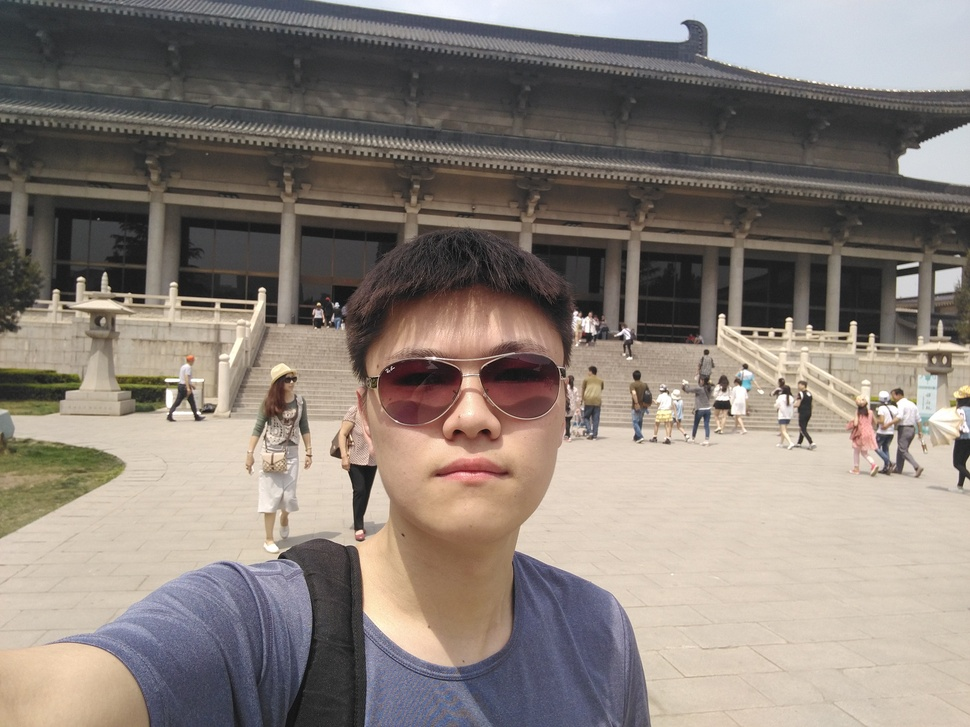
#> input picture pic2.jpg, 970 x 727 px, shrunk from 3264 x 2448 before the run
$ python l2.py
#> lines starting #> are read from the running program, lines starting #| are printed output that depends on the picture
#!/usr/bin/env python
# coding=utf-8

# Programming computer vision with python 笔记第二篇
# https://segmentfault.com/a/1190000003946953
# 直方图均衡化(histogram equalization)

import numpy as np
from PIL import Image
import matplotlib.pyplot as plt

def histeq(im,nbr_bins = 256):
    imhist,bins = np.histogram(im.flatten(),nbr_bins,density = True ) #对每个元素求概率密度
    cdf = imhist.cumsum() #对概率密度求累积和
    cdf = 255 * cdf / cdf[-1] #累积和变换到0-255区间
    im2 = np.interp(im.flatten(),bins[:-1],cdf) #线性插值
    return im2.reshape(im.shape),cdf #还原图像维度

im = np.array(Image.open('pic2.jpg').convert('L'))
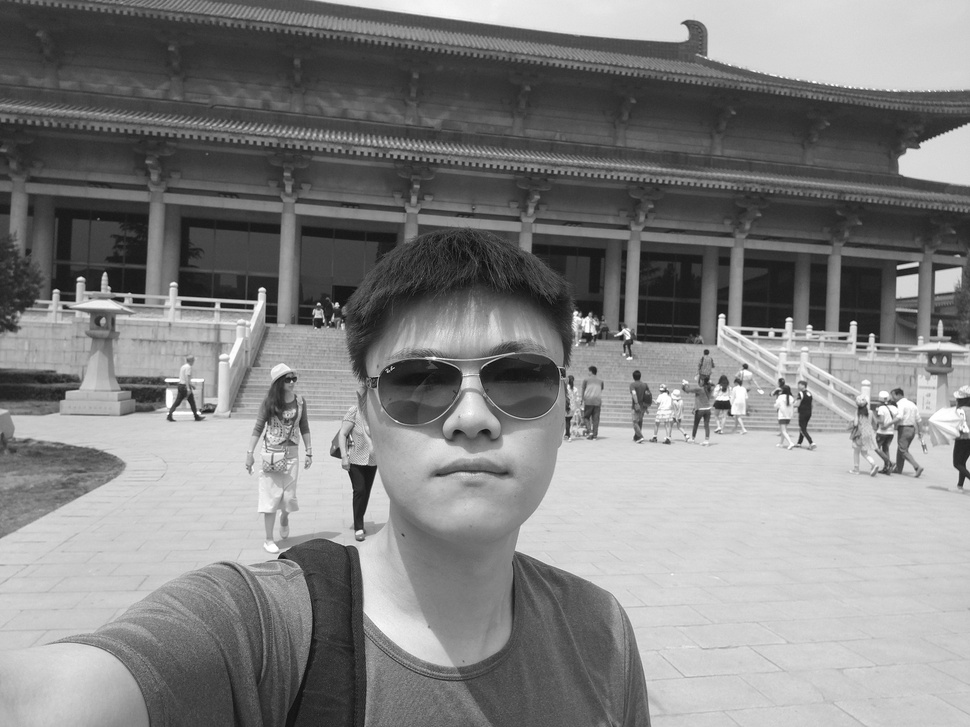
#> im: shape (727, 970); min 11, max 255, mean 130.4
im2,cdf = histeq(im)
#> in histeq, `imhist,bins = np.histogram(im.flatten(),nbr_bins,density = True )`: imhist = 256 values, max 0.0204 at index 211, min 0 at index 21, mean 0.0041; bins = 257 values from 11 to 255
#> in histeq, `cdf = imhist.cumsum()`: cdf = 256 values from 2.98e-06 to 1.05
#> in histeq, `cdf = 255 * cdf / cdf[-1]`: cdf = 256 values from 0.000723 to 255
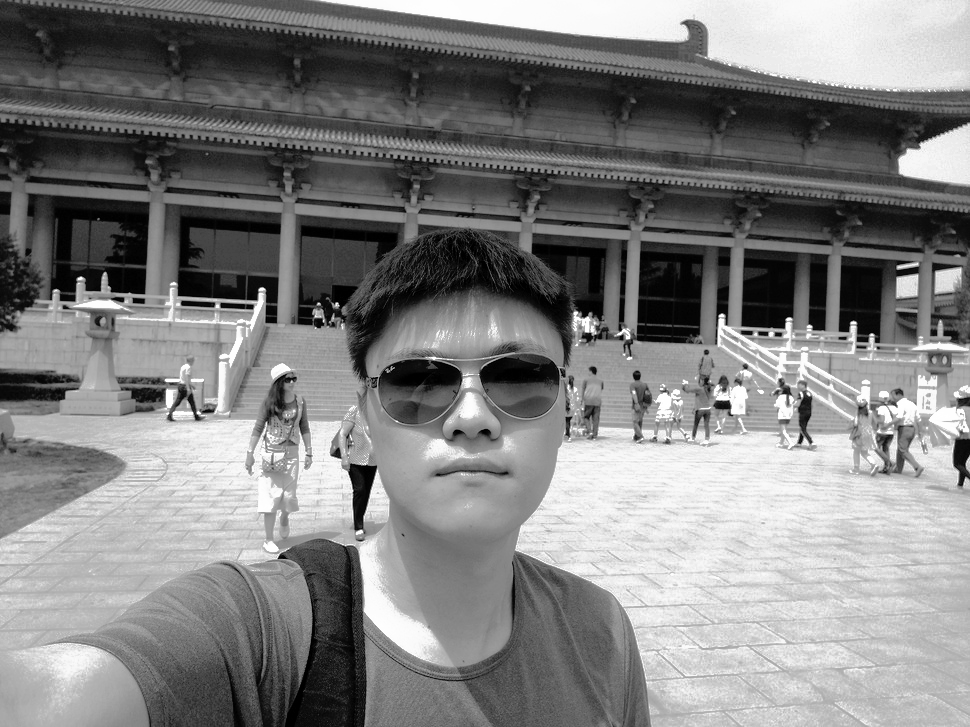
#> im2: shape (727, 970) float64; min 0.000723, max 255, mean 129.4
#> cdf = 256 values from 0.000723 to 255

plt.gray()
plt.subplot(221)
plt.imshow(im)
plt.subplot(222)
plt.hist([x for x in im.flatten() if x < 250], 128)
plt.subplot(223)
plt.imshow(im2)
plt.subplot(224)
plt.hist([x for x in im2.flatten() if x < 250], 128)
plt.show()
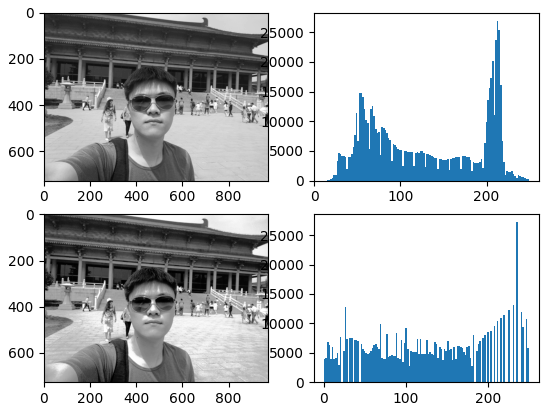
#> figure drawn by matplotlib, 4 panels; panel 2: tallest bar 26941 high, from x = 211.8 to 213.7; panel 4: tallest bar 27200 high, from x = 234.2 to 236.1

$ run again, with pic1.JPG copied over pic2.jpg
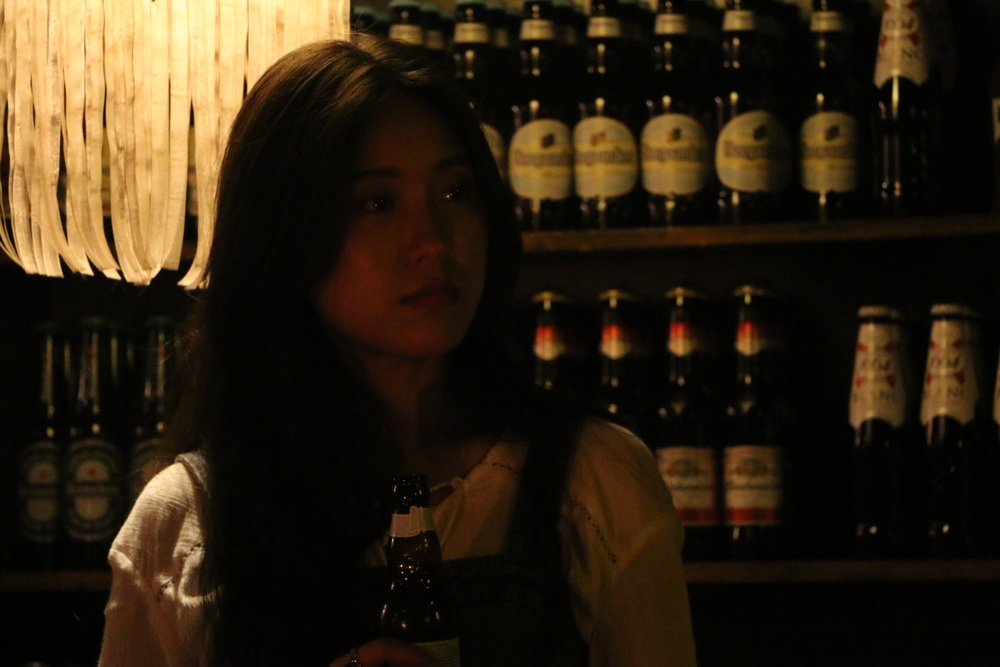
#> input picture pic1.JPG, 1000 x 667 px, shrunk from 1920 x 1280 before the run
#> imhist = 256 values, max 0.11 at index 4, min 0 at index 42, mean 0.004; bins = 257 values from 0 to 250
#> in histeq, `cdf = imhist.cumsum()`: cdf = 256 values from 0.00021 to 1.02
#> in histeq, `cdf = 255 * cdf / cdf[-1]`: cdf = 256 values from 0.0524 to 255
#> `im2,cdf = histeq(im)`:
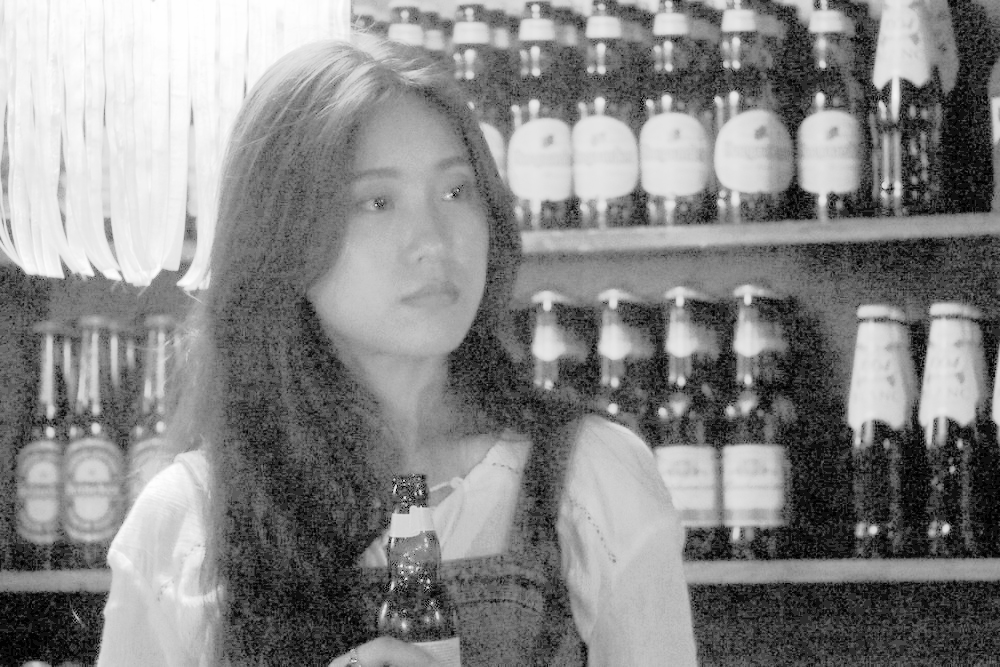
#> im2: shape (667, 1000) float64; min 0.0524, max 255, mean 133.9
#> `plt.show()`:
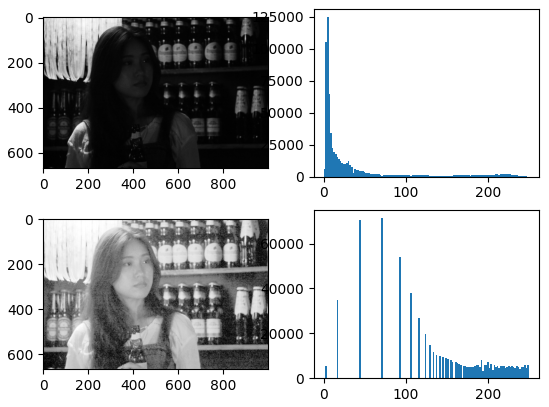
#> figure drawn by matplotlib, 4 panels; panel 2: tallest bar 125295 high, from x = 3.89 to 5.84; panel 4: tallest bar 71330 high, from x = 70.27 to 72.22
